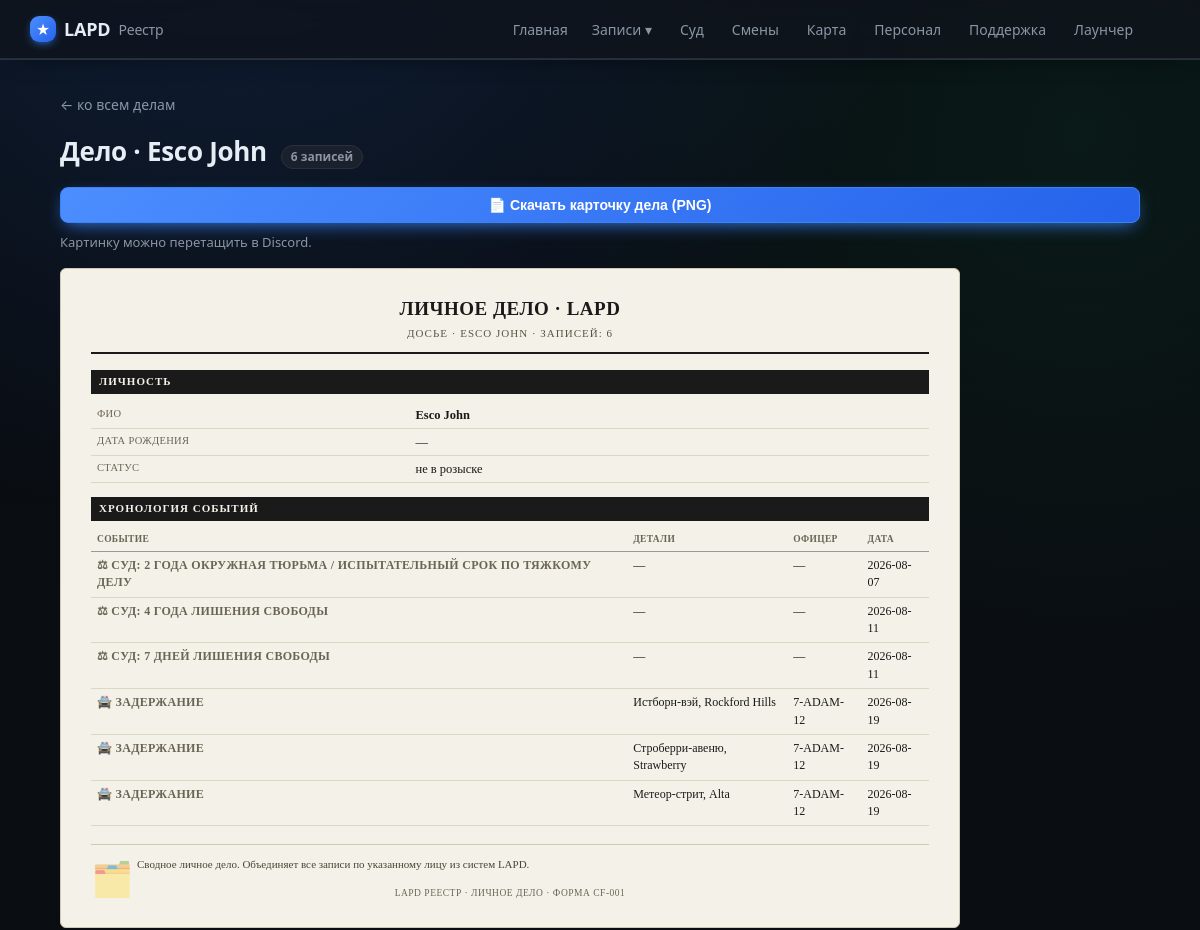
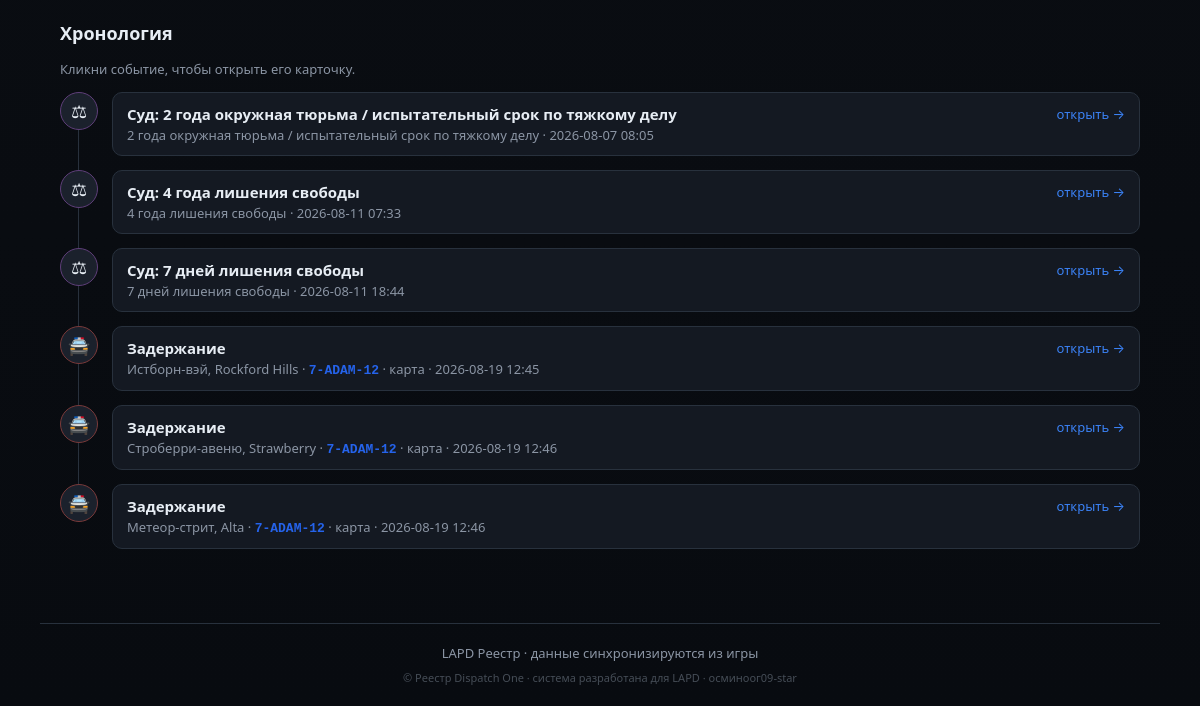
The app's page /file/Esco John, older data (2 pictures, top to bottom).
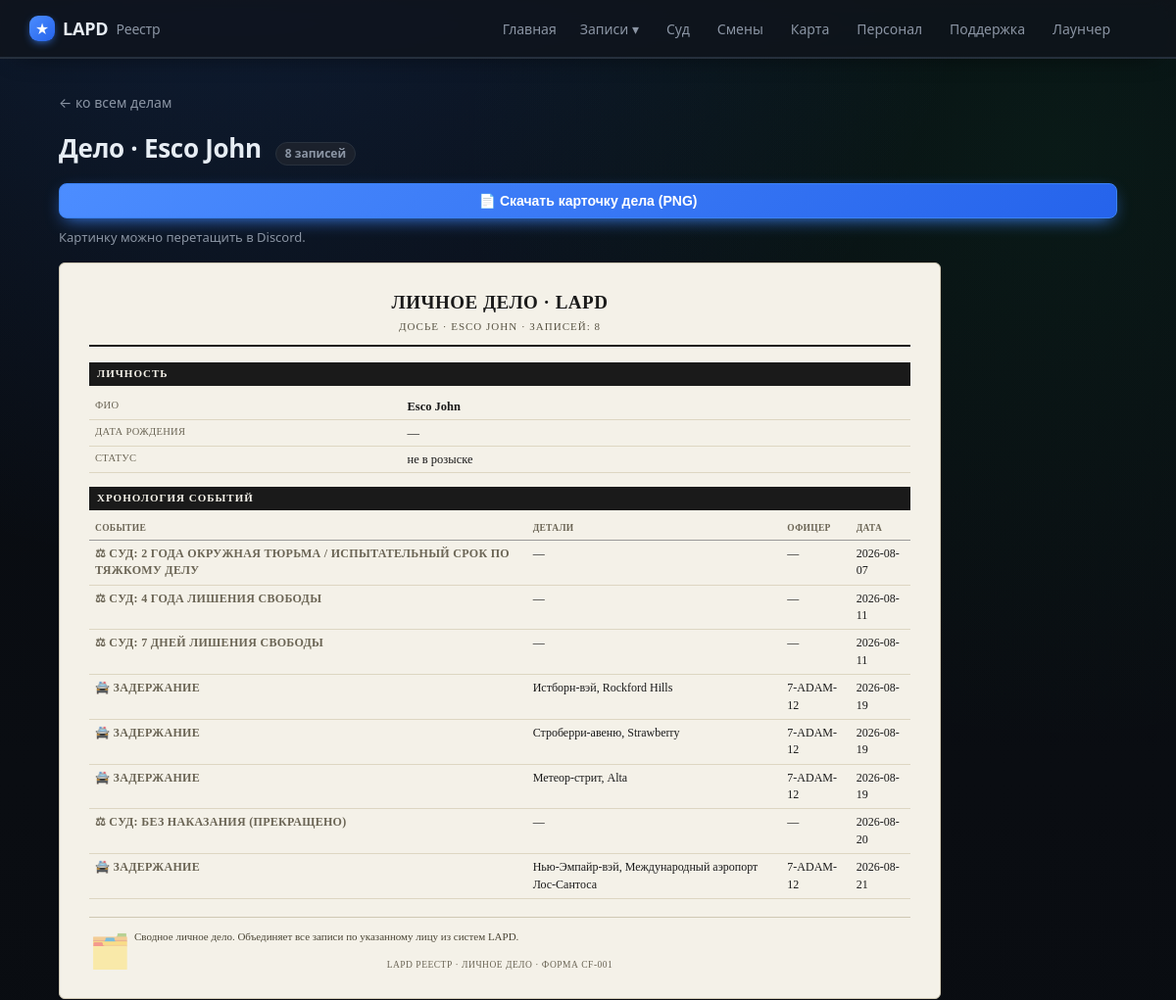
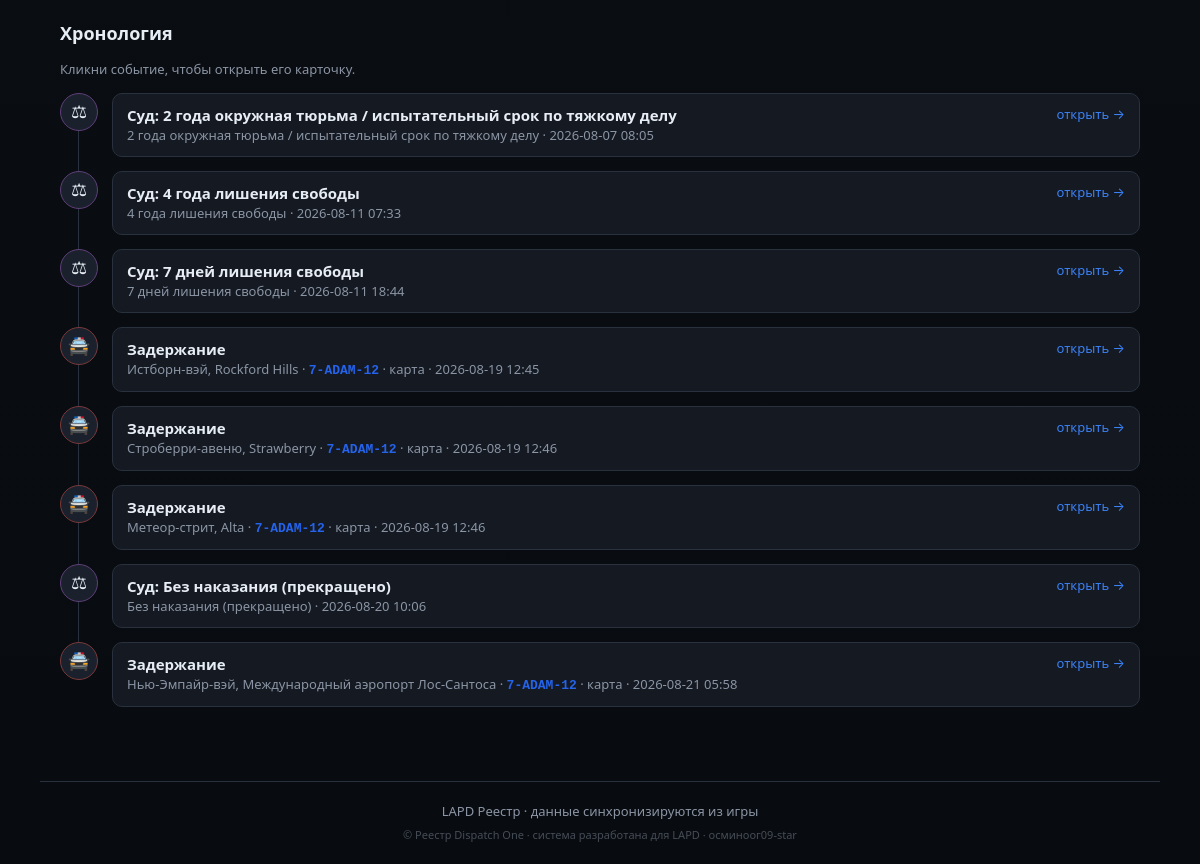
The same page, newer data (2 pictures, top to bottom).
### tables this page shows
CREATE TABLE court_cases (
                id INTEGER PRIMARY KEY AUTOINCREMENT,
                external_id TEXT UNIQUE,
                subject_name TEXT,
                source TEXT,
                filed_at TEXT,
                status INTEGER,
                outcome INTEGER,
                sentence TEXT,
                notes TEXT,
                judge TEXT, prosecutor TEXT, defense TEXT, courtroom TEXT, plea TEXT,
                appeal_filed INTEGER DEFAULT 0,
                charges TEXT, timeline TEXT,
                synced_at TEXT
            );

CREATE TABLE cases (
                id INTEGER PRIMARY KEY AUTOINCREMENT,
                officer_id INTEGER NOT NULL,
                suspect_name TEXT,
                wanted INTEGER DEFAULT 0,
                license_state TEXT,
                citations INTEGER DEFAULT 0,
                zone TEXT,
                postal TEXT,
                game_time TEXT,
                created_at TEXT NOT NULL,
                screenshot TEXT,
                status TEXT NOT NULL DEFAULT 'submitted',
                discord_sent INTEGER DEFAULT 0,
                vehicle_model TEXT, vehicle_plate TEXT, vehicle_color TEXT,
                charges TEXT, found_items TEXT, reason TEXT, notes TEXT,
                mugshot TEXT, fine INTEGER, bail INTEGER, jail_time TEXT,
                is_test INTEGER DEFAULT 0, external_id TEXT, suspect_dob TEXT,
                FOREIGN KEY (officer_id) REFERENCES officers(id)
            );

CREATE TABLE officers (
                id INTEGER PRIMARY KEY AUTOINCREMENT,
                callsign TEXT UNIQUE NOT NULL,
                name TEXT
            , current_status TEXT, status_since TEXT, rank TEXT, department TEXT, discord TEXT, is_admin INTEGER);

### app/main.py (the view)
@app.route("/file/<path:name>")
def file_view(name):
    cf = db.case_file(name)
    if not cf:
        abort(404)
    return render_template("file.html", cf=cf, person=db.person_info(name))

### app/db.py (called while the page is built)
@contextmanager
def get_conn():
    conn = sqlite3.connect(config.DB_PATH)
    conn.row_factory = sqlite3.Row
    try:
        yield conn
        conn.commit()
    finally:
        conn.close()

def _replace_mojibake_pairs(s):
    for bad, good in sorted(_MOJI_TO_CYR.items(), key=lambda x: len(x[0]), reverse=True):
        s = s.replace(bad, good)
    return s

def _fix_rooms(s):
    return re.sub(r"(\d)([А-Я])", lambda m: m.group(1) + _CYR2LAT.get(m.group(2), m.group(2)), s)

def _cp1251_bytes(s):
    out = bytearray()
    for ch in s:
        try:
            out += ch.encode("cp1251")
        except UnicodeEncodeError:
            code = ord(ch)
            if code < 256:
                out.append(code)
            else:
                raise
    return bytes(out)

def _fix_mojibake(s):
    if not s or not isinstance(s, str):
        return s
    try:
        fixed = _cp1251_bytes(s).decode("utf-8")
    except (UnicodeEncodeError, UnicodeDecodeError, ValueError):
        fixed = s
    else:
        return fixed if re.search(r"[А-Яа-яЁё]", fixed) else s
    def repl(m):
        chunk = m.group(0)
        if not re.search(r"[ЉЊЂЃІЌљњђѓіќ№°]", chunk):
            return chunk
        try:
            return chunk.encode("cp1251").decode("utf-8")
        except (UnicodeEncodeError, UnicodeDecodeError):
            return chunk
    return _replace_mojibake_pairs(re.sub(r"[\u0400-\u04ff\u00a0\u2116°-]+", repl, s))

def _ru_days(n):
    n = int(n)
    if n % 10 == 1 and n % 100 != 11:
        word = "день"
    elif n % 10 in (2, 3, 4) and n % 100 not in (12, 13, 14):
        word = "дня"
    else:
        word = "дней"
    return f"{n} {word} лишения свободы"

### app/main.py (called while the page is built)
@app.context_processor
def inject_globals():
    return {"community": config.COMMUNITY_NAME, "STATUS_RU": db.STATUS_RU,
            "staff_label": db.staff_label,
            "static_export": os.environ.get("STATIC_EXPORT") == "1",
            "build_id": time.strftime("%Y%m%d")}

### app/templates/file.html (shortened to what this page needs)
{% extends "base.html" %}
{% block content %}
<a class="back" href="{{ url_for('files') }}">← ко всем делам</a>
<div class="case-head">
  <h1>Дело · {{ cf.name }}</h1>
  <span class="tag">{{ cf.count }} записей</span>
</div>
<div class="doc-actions">
  <button class="btn primary" onclick="downloadDoc()">📄 Скачать карточку дела (PNG)</button>
  <span class="muted small">Картинку можно перетащить в Discord.</span>
</div>
<div id="doc" class="doc">
  <div class="doc-title">
    <div class="doc-court">ЛИЧНОЕ ДЕЛО · LAPD</div>
    <div class="doc-county">ДОСЬЕ · {{ cf.name|upper }} · ЗАПИСЕЙ: {{ cf.count }}</div>
  </div>
  <div class="doc-sec-title">ЛИЧНОСТЬ</div>
  <table class="doc-tbl">
    <tr><td>ФИО</td><td><b>{{ cf.name }}</b></td></tr>
    <tr><td>Дата рождения</td><td>{{ person.dob[:10] if person.dob else '—' }}{% if person.age %} · {{ person.age }} лет{% endif %}</td></tr>
    <tr><td>Статус</td><td>{% if person.wanted %}🔴 В РОЗЫСКЕ{% else %}не в розыске{% endif %}</td></tr>
  </table>
  <div class="doc-sec-title">ХРОНОЛОГИЯ СОБЫТИЙ</div>
  <table class="doc-tbl doc-chain-tbl">
    <tr><th>СОБЫТИЕ</th><th>ДЕТАЛИ</th><th>ОФИЦЕР</th><th>ДАТА</th></tr>
    {% for it in cf.chain %}
      {% set icon = {'callout':'🚨','arrest':'🚔','citation':'🎫','warning':'⚠️','court':'⚖'}[it.kind] %}
      <tr>
        <td><b>{{ icon }} {{ it.title }}</b></td>
        <td>{% if it.kind == 'callout' %}{{ it.row.location or '—' }}
            {%- elif it.kind == 'arrest' %}{{ it.row.zone or '—' }}
            {%- elif it.kind == 'citation' %}{{ it.row.location or '—' }}
            {%- elif it.kind == 'warning' %}{{ it.row.reason or '—' }}
            {%- else %}—{% endif %}</td>
        <td>{% if it.row.callsign %}<a href="{{ url_for('officer_view', callsign=it.row.callsign) }}">{{ it.row.callsign }}</a>{% else %}—{% endif %}</td>
        <td>{{ it.when[:10] if it.when else '—' }}</td>
      </tr>
    {% endfor %}
  </table>
  <div class="doc-footer">
    <div class="doc-seal">🗂️</div>
    <div class="doc-cert" style="margin-left:46px">
      Сводное личное дело. Объединяет все записи по указанному лицу из систем LAPD.
    </div>
    <div class="doc-form">LAPD РЕЕСТР · ЛИЧНОЕ ДЕЛО · ФОРМА CF-001</div>
  </div>
</div>
<h2>Хронология</h2>
<p class="muted small">Кликни событие, чтобы открыть его карточку.</p>
<div class="timeline">
  {% for it in cf.chain %}
    {% set icon = {'callout':'🚨','arrest':'🚔','citation':'🎫','warning':'⚠️','court':'⚖'}[it.kind] %}
    {% set route = {'callout':'callout_view','arrest':'case_view','citation':'citation_view','court':'court_case_view','warning':none}[it.kind] %}
    <div class="tl-item tl-{{ it.kind }}">
      <div class="tl-dot">{{ icon }}</div>
      <div class="tl-body">
        <div class="tl-head">
          <b>{{ it.title }}</b>
          {% if route %}<a class="tl-open" href="{{ url_for(route, cid=it.id) }}">открыть →</a>{% endif %}
        </div>
        <div class="muted small">
          {% if it.kind == 'callout' %}{{ it.row.callout_type }} · {{ it.row.location or '—' }}
          {% elif it.kind == 'arrest' %}{{ it.row.zone or '—' }}
          {% elif it.kind == 'citation' %}{{ it.row.location or '—' }} · ${{ it.row.fine or 0 }}
          {% elif it.kind == 'warning' %}{{ it.row.reason or '—' }}
          {% elif it.kind == 'court' %}{{ it.title.replace('Суд: ','') }}
          {% endif %}
          {% if it.row.callsign %} · <a class="cs" href="{{ url_for('officer_view', callsign=it.row.callsign) }}">{{ it.row.callsign }}</a>{% endif %}
          {% if it.kind in ['callout','arrest','citation'] %}
            {% set map_zone = it.row.zone if it.kind in ['callout','arrest'] else it.row.location %}
            {% if map_zone %} · <a href="{{ url_for('game_map', zone=map_zone) }}">карта</a>{% endif %}
          {% endif %}
          {% if it.when %} · {{ it.when[:16].replace('T',' ') }}{% endif %}
        </div>
      </div>
    </div>
  {% endfor %}
</div>
{% endblock %}

### app/templates/base.html (shortened to what this page needs)
<!doctype html>
<html lang="ru">
<head>
  <link rel="stylesheet" href="{{ url_for('static', filename='style.css') }}">
</head>
<body>
  <header class="topbar">
    <div class="wrap">
      <a class="brand" href="{{ url_for('index') }}">
        <span class="badge">★</span> {{ community }} <span class="sub">Реестр</span>
      </a>
      <nav>
        <a class="{% if request.endpoint == 'index' %}active{% endif %}" href="{{ url_for('index') }}">Главная</a>
        <div class="nav-drop">
          <span class="nav-drop-t">Записи ▾</span>
        </div>
        <a class="{% if request.endpoint == 'court' %}active{% endif %}" href="{{ url_for('court') }}">Суд</a>
        <a class="{% if request.endpoint == 'shifts' %}active{% endif %}" href="{{ url_for('shifts') }}">Смены</a>
        <a class="{% if request.endpoint == 'game_map' %}active{% endif %}" href="{{ url_for('game_map') }}">Карта</a>
        <a class="{% if request.endpoint == 'staff' %}active{% endif %}" href="{{ url_for('staff') }}">Персонал</a>
        <a class="{% if request.endpoint == 'support' %}active{% endif %}" href="{{ url_for('support') }}">Поддержка</a>
        <a class="{% if request.endpoint in ['launcher_page','register'] %}active{% endif %}" href="{{ url_for('launcher_page') }}">Лаунчер</a>
      </nav>
    </div>
  </header>
  <main class="wrap">
    {% block content %}{% endblock %}
  </main>
  <footer class="wrap foot">
    {{ community }} Реестр · данные синхронизируются из игры<br>
    <span class="foot-attr">© Реестр Dispatch One · система разработана для {{ community }} ·
      осминоог09-star</span>
  </footer>
</body>
</html>

Row changes from the older to the newer data that the page shows:
added court_cases: icon "⚖", title "СУД: БЕЗ НАКАЗАНИЯ (ПРЕКРАЩЕНО)", filed_at "2026-08-20", title "Суд: Без наказания (прекращено)", title.replace "Без наказания (прекращено)", filed_at "2026-08-20 10:06"
added cases: icon "🚔", title "ЗАДЕРЖАНИЕ", row "Нью-Эмпайр-вэй, Международный аэропорт Лос-Сантоса", row.callsign "7-ADAM-12", created_at "2026-08-21", title "Задержание", created_at "2026-08-21 05:58"
Text that changed along with them:
{{ cf.count }}: "6" → "8"
